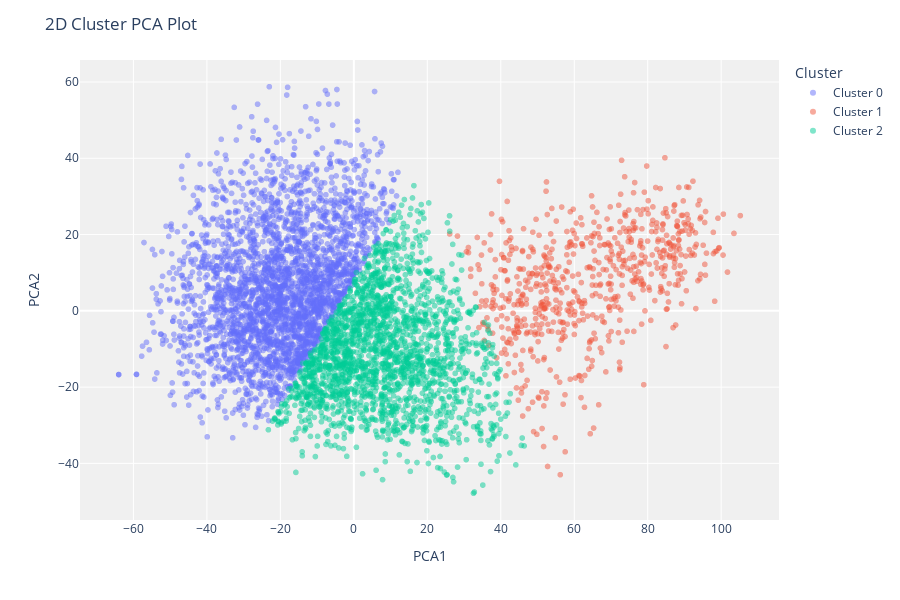

Here is the notebook cell this chart was saved with:
### Code cell
evaluate_model(physical_model)

### Figure 1 — Plotly figure (JSON) as saved in the notebook; plotly's stock layout.template omitted (floating-point values rounded to 4 significant figures; data arrays with more than 128 entries replaced by an {"elided": "..."} marker saying what was removed)
{"data": [{"customdata": {"elided": "2907x1 int values"}, "hovertemplate": "Cluster=Cluster 0<br>PCA1=%{x}<br>PCA2=%{y}<br>Feature=%{customdata[0]}<extra></extra>", "legendgroup": "Cluster 0", "marker": {"color": "#636efa", "opacity": 0.5, "symbol": "circle"}, "mode": "markers", "name": "Cluster 0", "showlegend": true, "textposition": "top center", "type": "scattergl", "x": {"elided": "2907 float values"}, "xaxis": "x", "y": {"elided": "2907 float values"}, "yaxis": "y"}, {"customdata": {"elided": "664x1 int values"}, "hovertemplate": "Cluster=Cluster 1<br>PCA1=%{x}<br>PCA2=%{y}<br>Feature=%{customdata[0]}<extra></extra>", "legendgroup": "Cluster 1", "marker": {"color": "#EF553B", "opacity": 0.5, "symbol": "circle"}, "mode": "markers", "name": "Cluster 1", "showlegend": true, "textposition": "top center", "type": "scattergl", "x": {"elided": "664 float values"}, "xaxis": "x", "y": {"elided": "664 float values"}, "yaxis": "y"}, {"customdata": {"elided": "2111x1 int values"}, "hovertemplate": "Cluster=Cluster 2<br>PCA1=%{x}<br>PCA2=%{y}<br>Feature=%{customdata[0]}<extra></extra>", "legendgroup": "Cluster 2", "marker": {"color": "#00cc96", "opacity": 0.5, "symbol": "circle"}, "mode": "markers", "name": "Cluster 2", "showlegend": true, "textposition": "top center", "type": "scattergl", "x": {"elided": "2111 float values"}, "xaxis": "x", "y": {"elided": "2111 float values"}, "yaxis": "y"}], "layout": {"height": 600, "legend": {"title": {"text": "Cluster"}, "tracegroupgap": 0}, "margin": {"t": 60}, "plot_bgcolor": "rgb(240,240,240)", "title": {"text": "2D Cluster PCA Plot"}, "xaxis": {"anchor": "y", "domain": [0, 1], "title": {"text": "PCA1"}}, "yaxis": {"anchor": "x", "domain": [0, 1], "title": {"text": "PCA2"}}}}
